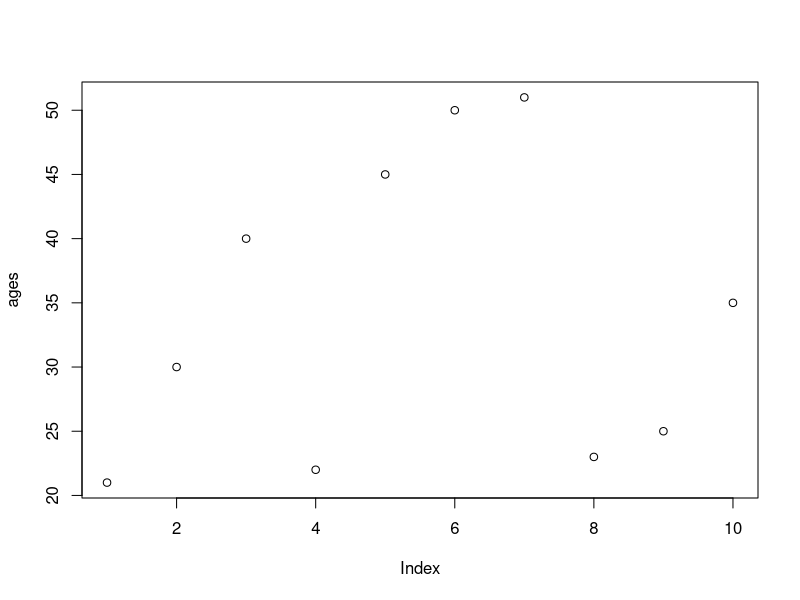
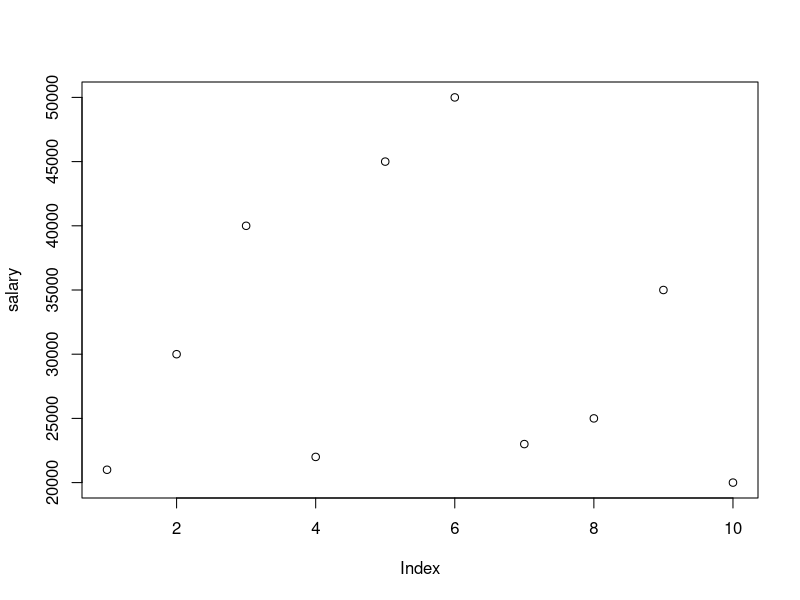
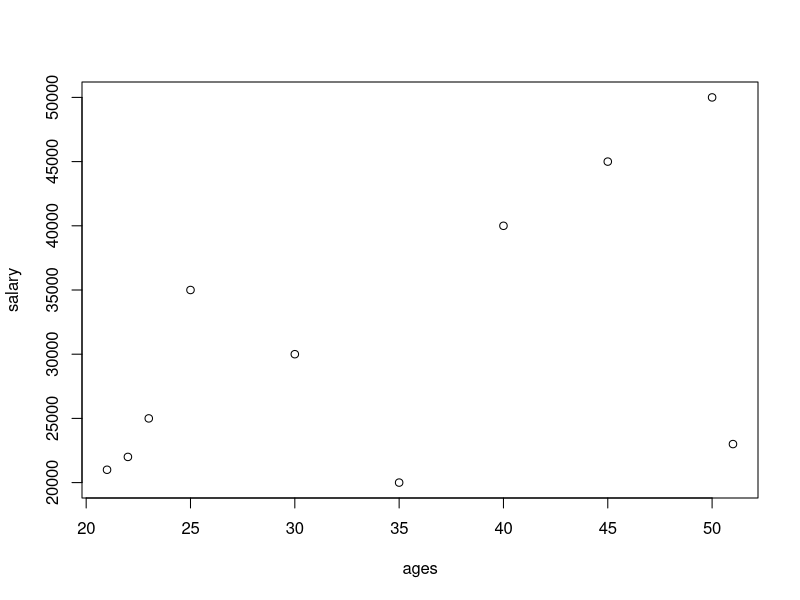
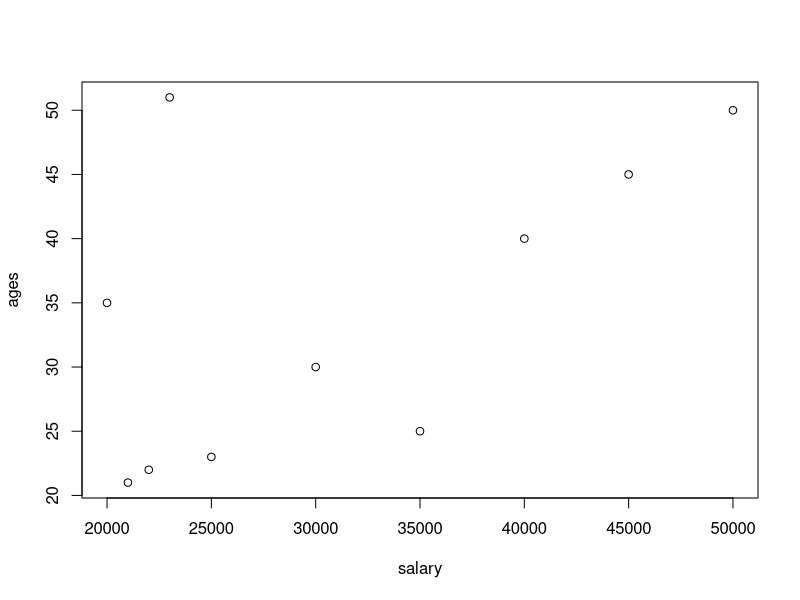
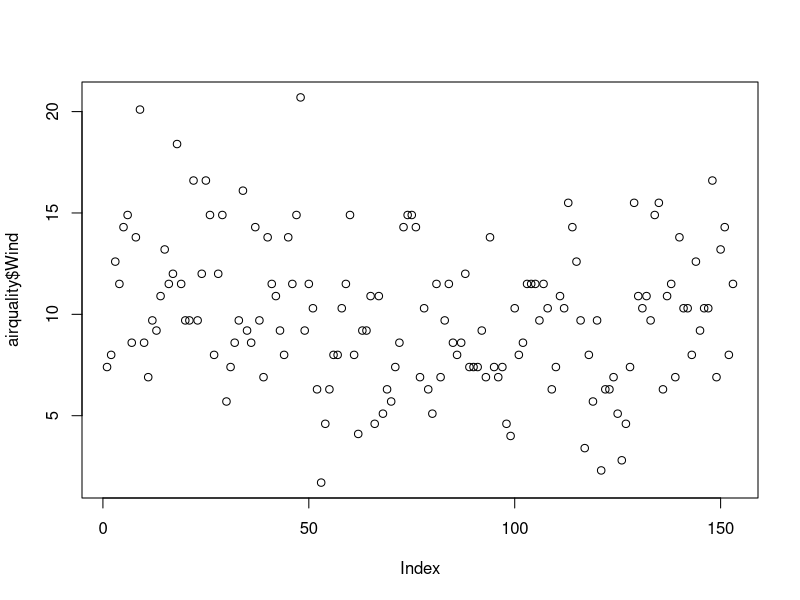
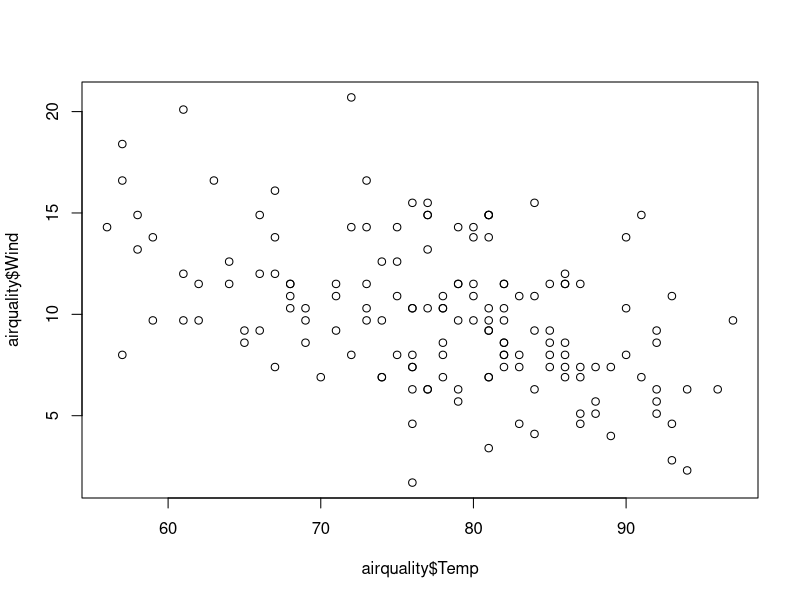
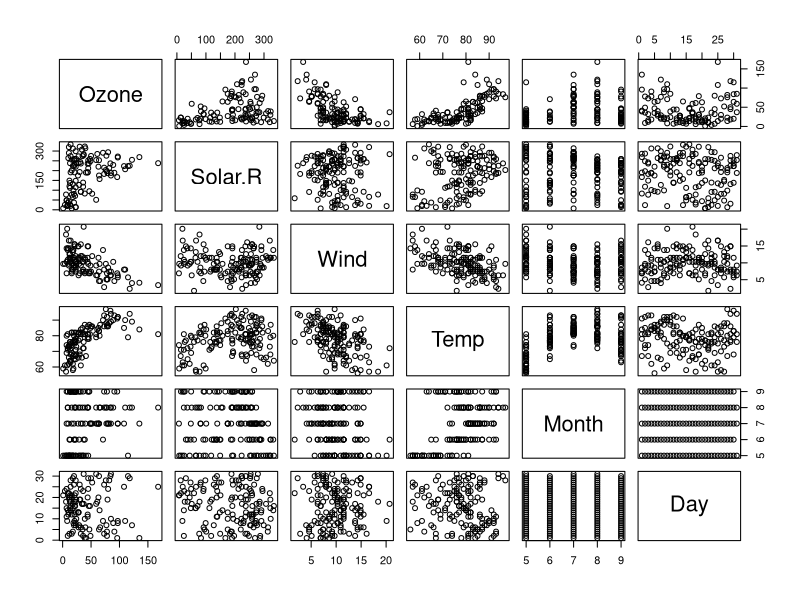
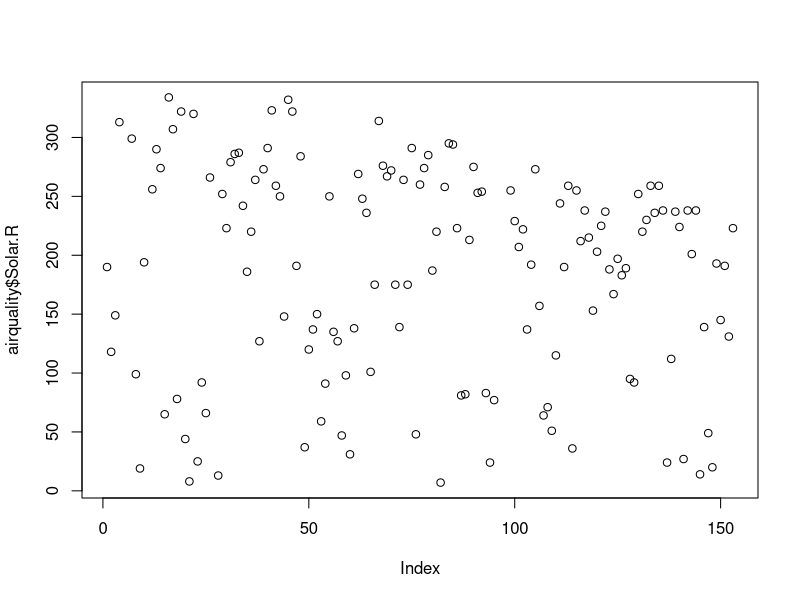

Recreate these plots in R, in order. (Note: this script raises an error after producing the figures.)
#Visualization
ages<-c(21,30,40,22,45,50,51,23,25,35)
plot(ages)

salary<-c(21000,30000,40000,22000,45000,50000,23000,25000,35000,20000)
plot(salary)

#In doTryCatch(return(expr), name, perentenv, handler)
#invalid graphics state - solution to this warning: install ggplot2 from packages

plot(ages,salary)
plot(salary,ages)

help(plot)
###################################



#airquality = read.csv('path/airquality.csv',header=TRUE,)
#click on Import Ddataset

airquality <- datasets::airquality

###Top 10 rows and last 10 rows
head(airquality,10)
tail(airquality,10)
names(airquality)  #names of all columns


#To see entire dataset click on airquality dataset name on top
###columns
airquality
airquality[,c(1,2)] #all rows and first two columns 

airquality[, -4]

df<-airquality[,-6] #excludes column no 6
df

summary(airquality[,-1]) #summary statistics for column 1

airquality$wind #display column values

summary(airquality$wind) #summary of wind column

#######summary of the dataset #######

summary(airquality) #summary of all columns

################visualization

plot(airquality$Wind)
plot(airquality$Temp,airquality$Wind,type="p")
plot(airquality) #scatterplot
help(plot)

#points and lines
plot(airquality$Solar.R, type="p")  # "p" for points, "l" for lines, "b" for both, "c" for the lines part alone of "b", "o" for both ‘over-plotted’, "h" for ‘histogram’ like (or ‘high-density’) vertical lines, "s" for stair steps, "S" for other steps, see ‘Details’ below, "n" for no plotting.
plot(airquality$Temp, type="l")
plot(airquality$Wind, type="b")

plot(airquality$Wind,
     xlab = 'Ozone Concentration',
     ylab = 'No of Instances',
     main ='Ozone levels in NY city',
     col = 'blue',
     type = 'l')

plot(airquality,col='red') #plot of entire dataset - all

#Horizontal bar plot
barplot(airquality$Ozone,
        main = 'Ozone Concentration in air',
        ylab = 'ozone levels',
        col = 'blue',
        horiz = T,
        axes = F)
help(barplot)

#Histogram
hist(airquality$Temp)

hist(airquality$Temp,
     main = 'SolarRadiation values in air',
     xlab = 'Solar rad',
     col = 'skyblue',
     border = 'blue')

help(hist)

#single box plot
help(boxplot)

boxplot(airquality$Wind,
        main = "Boxplot",
        col = "green",
        border = 'red',
        horizontal=T)


#multiple box plots
boxplot(airquality[1:4],
        main = "multiple box plots",
        col = 'pink',
        horizontal=TRUE)


#margin of the grid(mar)(bottom,left,top,right),
#no of rows and columns(mfrow),
#whether the border is to be included(bty)
#and position of the
#labels(las:1 for horizontal, las:0 for vertical)
#btY = box around the plot(o,n,7,L,c,U)
help(par)
par(mfrow=c(3,3),mar=c(2,5,2,1),  las=0, bty="o")
plot(airquality$Ozone)
plot(airquality$Ozone, airquality$Wind)
plot(airquality$Ozone, type= "l")
plot(airquality$Ozone, type= "l")
plot(airquality$Ozone, type= "l")
barplot(airquality$Ozone, main = 'Ozone Concenteration in air',
        xlab = 'ozone levels', col='green',horiz = TRUE)
hist(airquality$Solar.R)
boxplot(airquality$Solar.R)
boxplot(airquality[,0:4], main='Multiple Box plots')


#considering NA values
airquality
max(airquality$Wind)
min(airquality$Temp)
mean(airquality$Solar.R)
mean(airquality$Solar.R,na.rm=T)
median(airquality$Ozone)
median(airquality$Ozone,na.rm=T)
# Google following functions as variance in R, etc
#var
#skewness
#kurtosis
#Density plot


var(airquality$Wind)
sd(airquality$Ozone)#,na.rm = T) Standard Deviation # because of NA values in ozone col - No o/p
sd(airquality$Ozone, na.rm = T)

skewness(airquality$Ozone) #error
kurtosis(airquality$Ozone) #error

# Installing Packages

# when function is not available you have to install some packages/libraries.
# eg. mobile has some in built apps 
# - others download scanner, whats app, photo editor from play store
# which library to download for skewness
#google - skewness and kurtosis in r
# go to rbloggers.com
# library(moments)
# or go to rdocumentation.r
# type skewness - you will get the name of package as 'moments'
# go to rstudio
# click on packages in 3rd window - bottom right corner - Click on install
# type moments in packages, click checkbox - install dependencies - click install
# After installation, in search - search for installed 'moments', click that checkbox

# Or try: install.packages("moments")

skewness(airquality$Ozone,na.rm=T) 
kurtosis(airquality$Ozone,na.rm=T) 

# Density Plot
plot(density(airquality$Wind))
plot(density(airquality$Ozone,na.rm=T))

e_quakes<-datasets::quakes

#var
var(e_quakes$mag)

#skewness
skewness(e_quakes$mag) 
skewness(e_quakes$mag)
mean(e_quakes$mag)

#kurtosis
kurtosis(e_quakes$mag)
# iris_data<-datasets::iris
# perform all steps on iris dataset that you have performed on airquality and quakes dataset

# to import xml files in R, first install XML package
install.packages("XML")